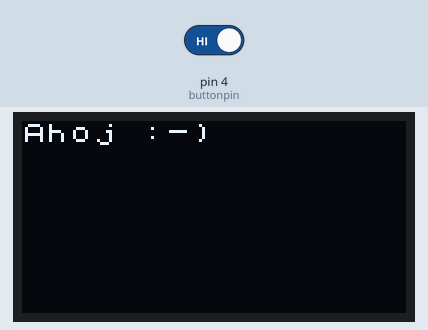
A sketch run on a simulated Arduino Uno, built with avr-gcc and run on an emulated ATmega328P. Shown: 128×64 one-colour display. The inputs (shaded band) are chosen by the test bench; at power-on: pin 4 (buttonpin) HIGH.

Above: at 1.2 s.
1.3 s: pin 4 (buttonpin) driven LOW
At 10.5 s:
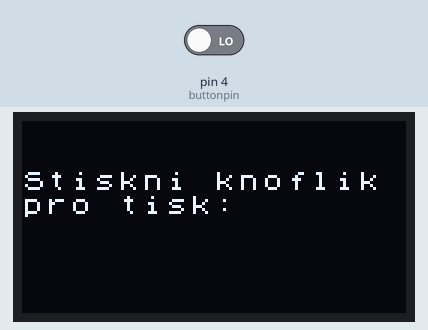
14.8 s: pin 4 (buttonpin) driven HIGH
At 15.4 s:
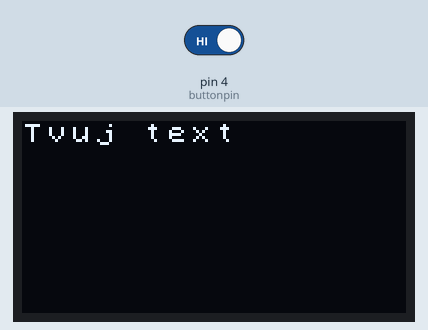
28.3 s: pin 4 (buttonpin) driven LOW
At 32.9 s:
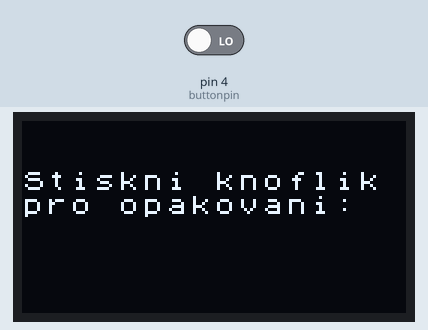
Timing chart, 0 to 34.4 s (numbered marks = the images above; inputs shaded):
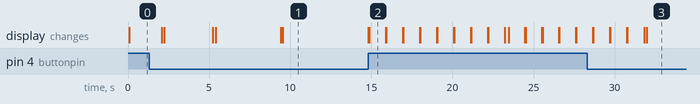

Measured:
- after the input at 1.3 s, the display: first differs from a run without the input after 8.3 s (image 1)
- after the input at 14.8 s, the display: first changes at once (image 2 shows a later state)
- after the input at 28.3 s, the display: first differs from a run without the input after 3.7 s (image 3)

The sketch:

seedkit_OLED_RV.ino
```cpp
/* --------------------PROGRAM PRO SEEEDKIT, OLED displej--------------------
 * Program sloužící k pochopení základů programování
 * INTERKATIVNÍ ČÁSTI PROGRAMU JSOU OKOMENTOVÁNY ZAČÁTKEM "HRAJ SI"
 * Napsal René Valenta, 12/2022
 */

// nahrání knihovny funkcí (v tomto případě Arduino SensorKit)
#include <Arduino_SensorKit.h>

// deklarace (vytvoření) proměnné buttonpin s číslem 4

// nejčastější proměnné do začátku jsou: int, float, String, bool
// int = přirozené číslo, float = nepřirozené číslo (desetinné)
// String = text, bool = True/False (pravda/nepravda)
// jedná se o číslo digitálního vstupu tlačítka,
// které uložíme do paměti pod název "buttonpin"
int buttonpin = 4;

// funkce setup()
// funkce začínají vždy jako "void" (tzn. funkce) a poté její název zakončen uzavřenou závorkou
// každá funkce je ohraničena kroucenou závorkou (od názvu až po její konec)
// tím se rozlišují jednotlivé části programu (procesy)
// tato funkce nastavuje všechny komunikace, moduly a vstupy/výstupy
void setup() {

  // zahájení sériové komunikace s OLED displejem
  Oled.begin();

  // nastavení naklopení displeje
  Oled.setFlipMode(true);

  // nastavení tlačítka (digitálního pinu) jako vstupu
  // vstup je nastaven jako PULLUP, tudíž pro Arduino: nestisklý = HIGH, stisklý = LOW
  // použita je zde naše proměnná buttonpin, jinak by zde bylo číslo 4
  pinMode(buttonpin, INPUT_PULLUP);
}

// funkce oledIntroduction
// funkce spouštící primitivní úvod
void oledIntroduction() {

  // nastavení fontu písma
  Oled.setFont(u8x8_font_chroma48medium8_r);

  // nastavení kurzoru textu (osa x-počáteční znak v řádku,osa y-řádek)
  // počet znaků na řádku je 16, počet řádků je 8, číslovaných logicky - tedy 0-7
  Oled.setCursor(0,0);

  // vytištění textu (musíme hlídat počet znaků)
  Oled.println("Ahoj :-)");

  // vyčká 2 sekundy (2000 milisekund)
  delay(2000);

  // dál pokračujeme stejně, pouze měníme řádky
  // a tiskneme nové texty
  Oled.setCursor(0,1);
  Oled.println("Vitej v ukazce");
  Oled.setCursor(0,2);
  Oled.println("displeje OLED.");
  delay(3000);
  Oled.setCursor(0,3);
  Oled.println("Displej vypise");
  Oled.setCursor(0,4);
  Oled.println("text, ktery");
  Oled.setCursor(0,5);
  Oled.println("mu zadas.");
  delay(4000);
  Oled.clearDisplay();
  Oled.setCursor(0,2);
  Oled.println("Stiskni knoflik");
  Oled.setCursor(0,3);
  Oled.println("pro tisk:");
}

// HRAJ SI - funkce oledInteractive
// v závorce funkce máme deklarovanou textovou proměnnou content
// tato proměnná je parametr funkce, což je libovolná proměnná,
// kterou použijeme v dané funkci jak chceme, a poté
// když funkci spustíme kdekoliv jinde, do její závorky
// napíšeme obsah, který bude tato proměnná mít
// tím funkce provede svůj úkon s daty, které jí předložíme
void oledInteractive(String content) {

  // cyklus while (true) znamená, že se opakuje donekonečna,
  // pokud není přerušen
  while (true) {

    // switch znamená "přepínač", který vyhodnocuje stavy
    // zde vyhodnocuje stav digitalRead(buttonpin), neboli
    // stav tlačítka (HIGH/LOW - nestisklé/stisklé)
    switch (digitalRead(buttonpin)) {

      // pokud bude nestisklé (HIGH), provede
      // to, co jsme funkci napsali (tiskne zadaný parametr)
      case HIGH:
        // smaže obsah
        Oled.clearDisplay();
        Oled.setFont(u8x8_font_chroma48medium8_r);
        Oled.setCursor(0,0);
        Oled.println(content);
        delay(1000);
        Oled.setCursor(0,1);
        Oled.println(content);
        delay(1000);
        Oled.setCursor(0,2);
        Oled.println(content);
        delay(1000);
        Oled.setCursor(0,3);
        Oled.println(content);
        delay(1000);
        Oled.setCursor(0,4);
        Oled.println(content);
        delay(1000);
        Oled.setCursor(0,5);
        Oled.println(content);
        delay(1000);
        Oled.setCursor(0,6);
        Oled.println(content);
        delay(1000);
        Oled.setCursor(0,7);
        Oled.println(content);
        delay(1000);
        Oled.clearDisplay();
        Oled.setCursor(0,2);
        Oled.println("Stiskni knoflik");
        Oled.setCursor(0,3);
        Oled.println("pro opakovani:");

      // pokud bude stisknuto, přeruší chod a začne znovu
      // (samostatný příkaz break restartuje cyklus)
      case LOW:
        break;
    }
  }
}

// počáteční funkce loop(), která se jako první spustí
// po zapnutí Arduina, načtení proměnných a spuštění funkce setup()
// zde nám po spuštění jednou spustí úvodní funkci,
// a poté pokračuje interaktivní, která běží až do vypnutí
void loop() {
  oledIntroduction();

  // HRAJ SI - zde zadej obsah jaký chceš (dej pozor, maximum znaků pro řádek je 16)
  oledInteractive("Tvuj text");
}
```
